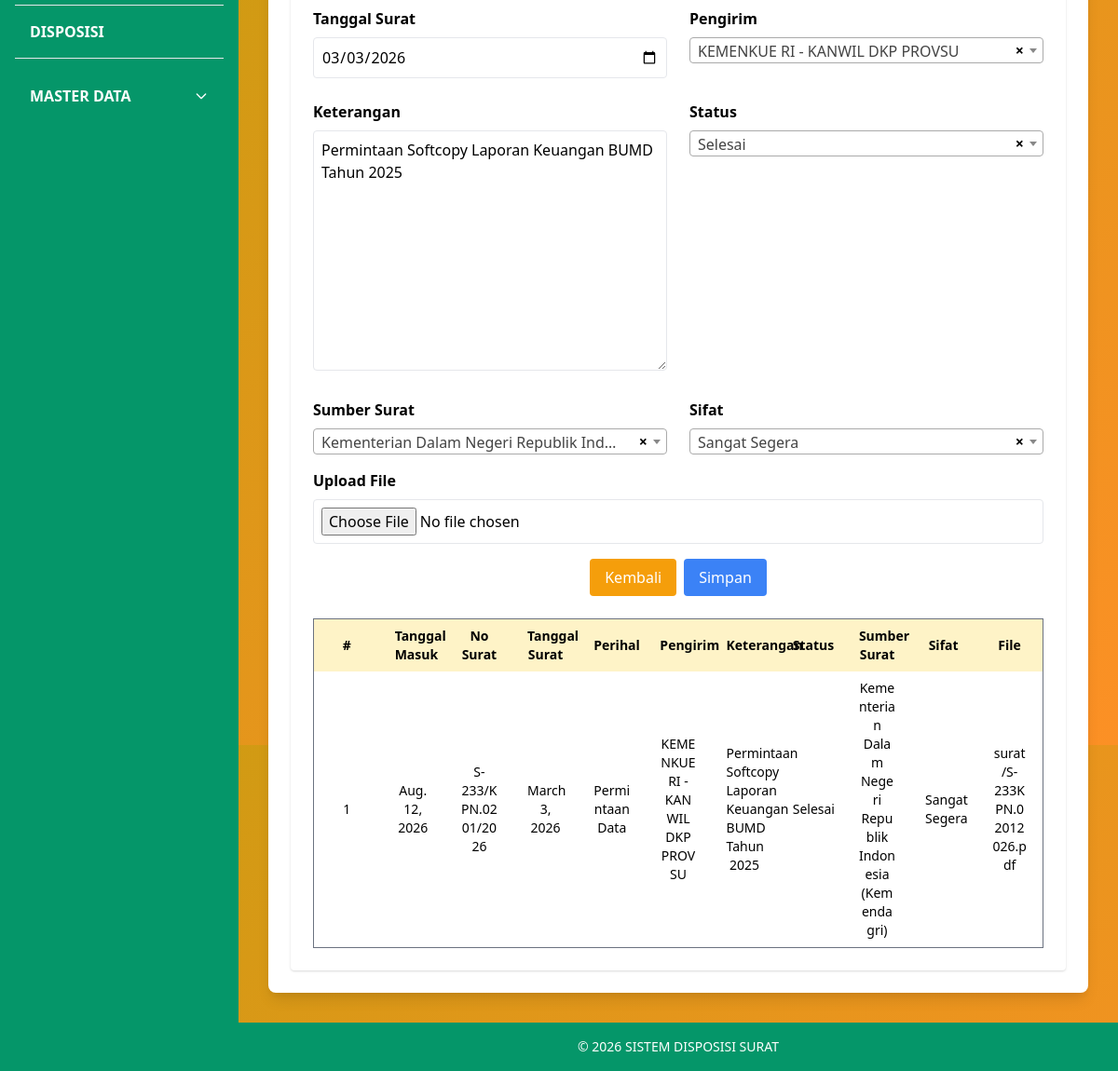
/surat/edit/23/ (signed in), run on the app's committed database.
### core/models.py (models this page shows, shortened)
class Surat(models.Model):
    no_surat = models.CharField(max_length=100, unique=True)
    perihal = models.ForeignKey('Perihal', on_delete=models.CASCADE)
    file = models.FileField(upload_to='surat/', null=True, blank=True)
    tanggal = models.DateField(auto_now_add=True)
    tanggal_surat = models.DateField(null=False, blank=False)
    pengirim = models.ForeignKey('Pengirim', on_delete=models.SET_NULL, null=True, blank=True)
    sumber_surat = models.ForeignKey('Sumbersurat', on_delete=models.SET_NULL, null=True, blank=True)
    keterangan = models.TextField(null=True, blank=True)
    status = models.ForeignKey('Status', on_delete=models.SET_NULL, null=True, blank=True)
    sifat = models.ForeignKey('Sifat', on_delete=models.SET_NULL, null=True, blank=True)

class Perihal(models.Model):
    hal = models.CharField(max_length=100)
    def __str__(self):
        return self.hal

class Pengirim(models.Model):
    nama = models.CharField(max_length=100)
    def __str__(self):
        return self.nama

class Status(models.Model):
    nama = models.CharField(max_length=100)   # contoh: Proses, Selesai, Ditolak, Arsip
    def __str__(self):
        return self.nama

class Sumbersurat(models.Model):
    nama = models.CharField(max_length=100)
    def __str__(self):
        return self.nama

class Sifat(models.Model):
    nama = models.CharField(max_length=100)
    def __str__(self):
        return self.nama

### core/views.py (the view, shortened to what this page needs)
# urls.py: path('surat/edit/<int:pk>/', views.surat_edit, name='surat_edit'),
@login_required
def surat_edit(request, pk):
    surat = get_object_or_404(Surat, pk=pk)
    form = SuratForm(request.POST or None, request.FILES or None, instance=surat)
    return render(request, 'surat/surat_edit.html', {
        'form': form,
        'surat': surat
    })

### spk_surat/context_processors.py (called while the page is built)
def disposisi_notification(request):
    pending_disposisi_count = 0
    is_kabid = False
    if request.user.is_authenticated:
        is_kabid = request.user.groups.filter(name='Kabid').exists()
        surat_dengan_ranking = Hasil.objects.values_list('surat_id', flat=True)
        pending_disposisi_count = Surat.objects.filter(
            id__in=surat_dengan_ranking
        ).filter(
            Q(disposisi__isnull=True) |
            Q(disposisi__tujuan__isnull=True) |
            Q(disposisi__tujuan='')
        ).distinct().count()
    return {
        'pending_disposisi_count': pending_disposisi_count,
        'is_user_kabid': is_kabid,
    }

### templates/surat/surat_edit.html (shortened to what this page needs)
{% extends 'base.html' %}
{% block content %}
<div class="bg-white shadow-lg rounded-lg p-6">
<div class="bg-white shadow rounded p-6">
  <form method="post" enctype="multipart/form-data">
    <div class="grid grid-cols-2 gap-6">
      <div>
        <label class="block font-semibold mb-2">Tanggal Surat</label>
        {{ form.tanggal_surat }}
      </div>
      <div>
        <label for="id_pengirim" class="block font-semibold mb-2">Pengirim</label>
      </div>
      <div>
        <label for="id_keterangan" class="block font-semibold mb-2">Keterangan</label>
        {{ form.keterangan }}
      </div>
      <div>
        <label for="id_status" class="block font-semibold mb-2">Status</label>
      </div>
      <div>
        <label for="id_sumber_surat" class="block font-semibold mb-2">Sumber Surat</label>
      </div>
      <div>
        <label for="id_sifat" class="block font-semibold mb-2">Sifat</label>
      </div>
    </div>
    <div class="mt-4">
      <label for="id_file" class="block font-semibold mb-2">Upload File</label>
      {{ form.file }}
    </div>
    <div class="flex justify-center space-x-2 mt-4">
      <a href="{% url 'surat_list' %}" class="bg-yellow-500 hover:bg-yellow-600 px-4 py-2 text-white rounded">Kembali</a>
      <button type="submit" class="bg-blue-500 text-white px-4 py-2 rounded">Simpan</button>
    </div>
  </form>
  <table class="w-full table-fixed border border-gray-500 border-collapse mt-6 text-sm">
    <thead class="bg-yellow-100 text-center">
      <tr>
        <th class="py-2 px-4">#</th>
        <th class="py-2 px-4">Tanggal Masuk</th>
        <th class="py-2 px-4">No Surat</th>
        <th class="py-2 px-4">Tanggal Surat</th>
        <th class="py-2 px-4">Perihal</th>
        <th class="py-2 px-4">Pengirim</th>
        <th class="py-2 px-4">Keterangan</th>
        <th class="py-2 px-4">Status</th>
        <th class="py-2 px-4">Sumber Surat</th>
        <th class="py-2 px-4">Sifat</th>
        <th class="py-2 px-4">File</th>
      </tr>
    </thead>
    <tbody class="text-center">
      <tr>
        <td class="py-2 px-4">1</td>
        <td class="py-2 px-4">{{ surat.tanggal }}</td>
        <td class="py-2 px-4 break-words">{{ surat.no_surat }}</td>
        <td class="py-2 px-4">{{ surat.tanggal_surat }}</td>
        <td class="py-2 px-4 break-words">{{ surat.perihal }}</td>
        <td class="py-2 px-4 break-words">{{ surat.pengirim }}</td>
        <td class="py-2 px-4 break-word;">{{ surat.keterangan }}</td>
        <td class="py-2 px-4">{{ surat.status }}</td>
        <td class="py-2 px-4 break-words">{{ surat.sumber_surat }}</td>
        <td class="py-2 px-4">{{ surat.sifat }}</td>
        <td class="py-2 px-4 break-words max-w-xs">{{ surat.file }}</td>
      </tr>
    </tbody>
  </table>
</div>
</div>
{% endblock %}

### media/static/style.css (style rules this page uses)
body { margin: 0; height: 100vh; display: flex; align-items: center; justify-content: center; background: linear-gradient(135deg, #cb9c11 0%, #fc9025 100%); font-family: Arial, sans-serif; }

### data on the page
Surat: tanggal_surat "03/03/2026", keterangan "Permintaan Softcopy Laporan Keuangan BUMD Tahun 2025", tanggal "Aug. 12, 2026", no_surat "S-233/KPN.0201/2026", tanggal_surat "March 3, 2026", perihal "Permintaan Data", pengirim "KEMENKUE RI - KANWIL DKP PROVSU", status "Selesai", sumber_surat "Kementerian Dalam Negeri Republik Indonesia (Kemendagri)", sifat "Sangat Segera", file "surat/S-233KPN.02012026.pdf"
